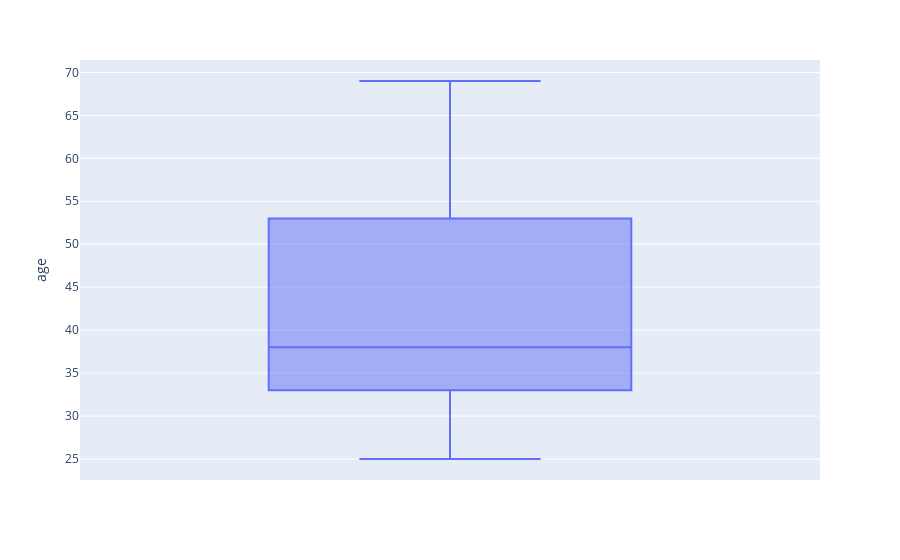

Here is the notebook cell this chart was saved with:
### Markdown cell above
- Removing Outlier From Age

### Code cell
data = remove_outliers_iqr(data, 'age')

fig = px.box(data, y='age')

fig.show()

### Figure 1 — Plotly figure (JSON) as saved in the notebook; plotly's stock layout.template omitted (floating-point values rounded to 4 significant figures; data arrays with more than 128 entries replaced by an {"elided": "..."} marker saying what was removed)
{"data": [{"alignmentgroup": "True", "hovertemplate": "age=%{y}<extra></extra>", "legendgroup": "", "marker": {"color": "#636efa"}, "name": "", "notched": false, "offsetgroup": "", "orientation": "v", "showlegend": false, "type": "box", "x0": " ", "xaxis": "x", "y": {"elided": "19282 int values"}, "y0": " ", "yaxis": "y"}], "layout": {"boxmode": "group", "legend": {"tracegroupgap": 0}, "margin": {"t": 60}, "xaxis": {"anchor": "y", "domain": [0, 1]}, "yaxis": {"anchor": "x", "domain": [0, 1], "title": {"text": "age"}}}}
